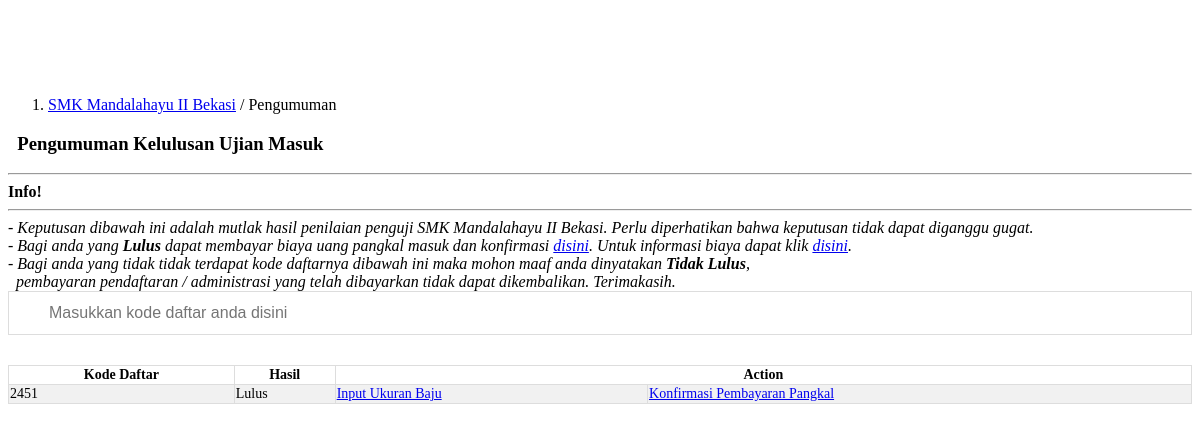
The page /pengumuman.php on the database as committed earlier.
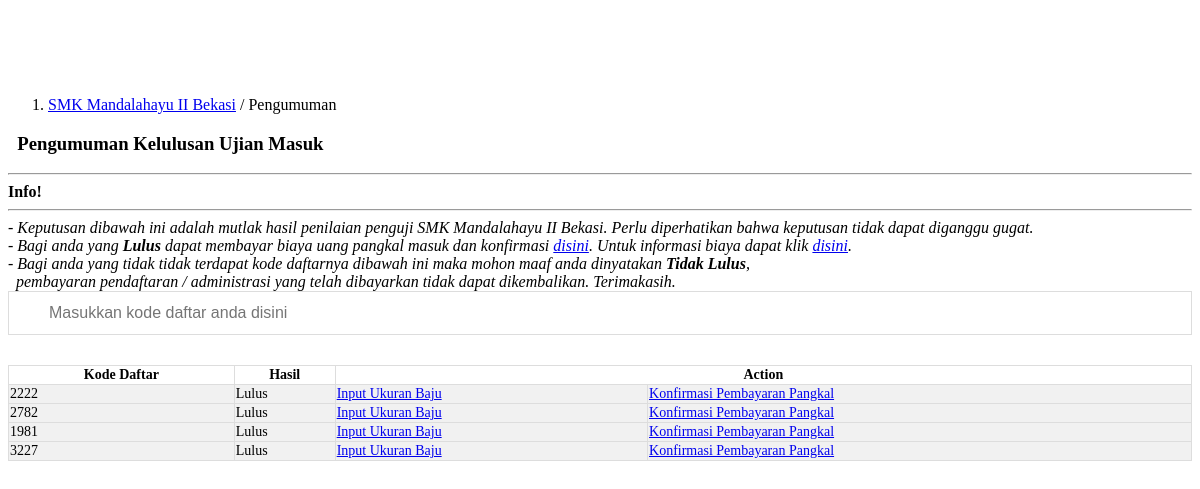
The same page on the database as committed later.
### tables this page shows
CREATE TABLE `tbl_pengumuman` (
  `id_pengumuman` int(10) NOT NULL,
  `kode_daftar` int(10) NOT NULL,
  `bahasa_indonesia` int(10) NOT NULL,
  `matematika` int(10) NOT NULL,
  `bahasa_inggris` int(10) NOT NULL,
  `kejuruan` int(10) NOT NULL,
  `buta_warna` varchar(20) NOT NULL,
  `urine` varchar(20) NOT NULL,
  `fisik` varchar(20) NOT NULL,
  `hasil` varchar(20) NOT NULL
);

### pengumuman.php (the view, shortened to what this page needs)
<div class="container">
 	<ol class="breadcrumb">
        <li class="active"><a data-toggle="tooltip" data-placement="top" title="Click me!" href="index.php">SMK Mandalahayu II Bekasi</a> / Pengumuman</li>
    </ol>
    <h3><b>&nbsp;&nbsp;Pengumuman Kelulusan </b>Ujian Masuk</h3>
    <hr>
    <div class="alert alert-danger">
	  <strong>Info!</strong><hr><i>- Keputusan dibawah ini adalah mutlak hasil penilaian penguji SMK Mandalahayu II Bekasi. Perlu diperhatikan bahwa keputusan tidak dapat diganggu gugat.<br>
        - Bagi anda yang <b>Lulus</b> dapat membayar biaya uang pangkal masuk dan konfirmasi <a data-toggle="tooltip" data-placement="top" title="Konfirmasi Pembayaran" href="index.php?content=konfirmasi-pembayaran">disini</a>. Untuk informasi biaya dapat klik <a data-toggle="tooltip" data-placement="right" title="Informasi Biaya" href="index.php?content=biaya">disini</a>.<br>
        - Bagi anda yang tidak tidak terdapat kode daftarnya dibawah ini maka mohon maaf anda dinyatakan <b>Tidak Lulus</b>, <br>&nbsp;&nbsp;pembayaran pendaftaran / administrasi yang telah dibayarkan tidak dapat dikembalikan. Terimakasih.</i>
	</div>
    <div class="form-group">
        <div class="col-sm-12">
            <div class="input-group">
                <input size="300px" type="text" id="myInput" onkeyup="myFunction()" placeholder="Masukkan kode daftar anda disini" title="Masukkan kode daftar anda">
              </div><br>
        </div>
    </div>
    <form class="form-horizontal" method="POST">
      <table border="1px" id="myTable" class="table table-striped">
        <thead>
          <tr>
            <th><center>Kode Daftar</center></th>
            <th><center>Hasil</center></th>
            <th colspan="2"><center>Action</center></th>
          </tr>
        </thead>
        <tbody>
          <?php
            include 'config/koneksi.php';
            $query = mysqli_query($konek, "SELECT * FROM tbl_pengumuman WHERE hasil='Lulus' ORDER BY id_pengumuman DESC")or die(mysqli_error());
                    if(mysqli_num_rows($query) == 0){
                      echo '<tr><td colspan="3"><i>Belum ada pengumuman kelulusan!</i></td></tr>';
                    }
                      else
                    {
                      while($data = mysqli_fetch_array($query)){
                        echo '<tr  class="header">';
                        echo '<td>'.$data['kode_daftar'].'</td>';
                        echo '<td>'.$data['hasil'].'</td>';
                        echo '<td><a data-toggle="tooltip" data-placement="right" title="Klik disini untuk input ukuran baju" href=index.php?content=ukuran-baju&&kode_daftar='.$data['kode_daftar'].'><span class="glyphicon glyphicon-circle-arrow-right"></span> Input Ukuran Baju</a></td>';
                        echo '<td><a href="index.php?content=konfirmasi-pembayaran" data-toggle="tooltip" data-placement="right" title="Klik disini untuk konfirmasi pembayaran uang pangkal"><span class="glyphicon glyphicon-circle-arrow-right"></span> Konfirmasi Pembayaran Pangkal</a></td>';
                        echo '</tr>';
                      }
                    }
                ?>
        </tbody>
      </table>
    </form>
  </div>

### pengumuman.php (style rules this page uses)
* { box-sizing: border-box; }
#myInput { width: 100%; font-size: 16px; padding: 12px 20px 12px 40px; border: 1px solid #ddd; margin-bottom: 12px; }
#myTable { border-collapse: collapse; width: 100%; border: 1px solid #ddd; font-size: 14px; }
#myTable th, #myTable td { text-align: left; }
#myTable tr { border-bottom: 1px solid #ddd; }
#myTable tr.header, #myTable tr:hover { background-color: #f1f1f1; }

Rows that differ between the two databases and show on the page:
removed tbl_pengumuman: kode_daftar "2451", hasil "Lulus"
added tbl_pengumuman: kode_daftar "2222", hasil "Lulus"
added tbl_pengumuman: kode_daftar "2782", hasil "Lulus"
added tbl_pengumuman: kode_daftar "1981", hasil "Lulus"
added tbl_pengumuman: kode_daftar "3227", hasil "Lulus"
